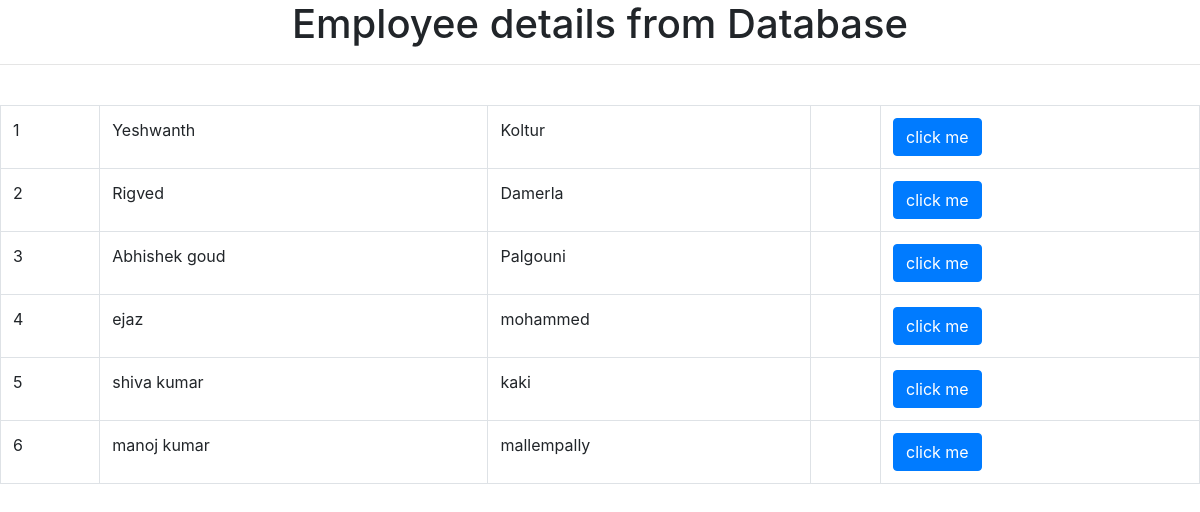
/employee/, run on the app's committed database.
### employee/models.py (models this page shows)
class Employee(models.Model):
    GENDER_CHOICES = [
        ("M", "Male"),
        ("F", "Female"),
    ]
    first_name = models.CharField(max_length=30)
    last_name = models.CharField(max_length=30, blank=True)
    email_id = models.EmailField(max_length=254, unique=True)
    phone_number = models.CharField(max_length=100, blank=True)
    employee_gender = models.CharField(choices=GENDER_CHOICES, max_length=1)
    address = models.TextField(max_length=1000)
    department = models.ManyToManyField('Departments')
    date_of_birth = models.DateField()
    age = models.CharField(max_length=30)

### employee/views.py (the view)
# urls.py: path('',views.home,name = "home" ),
def home(request):
    employees = Employee.objects.all()
    return render(request, 'home.html', {'employees': employees})

### employee/templates/home.html (shortened to what this page needs)
{% extends 'base.html' %}
{% block content %}
<body>
    <h1 class="text-center">Employee details from Database</h1>
    <hr>
    <br>
    <table class="table table-bordered">
        {% for employee in employees %}
        <tr>
            <td>{{ employee.id }}</td>
            <td>{{ employee.first_name }}</td>
            <td>{{ employee.last_name }}</td>
            <td>{{ employee.employee_address }}</td>
            <td><a class="btn btn-primary" role="button" href="{% url 'employee' employee.id %}">click me</a></td>
        </tr>
        {% endfor %}
    </table>
</body>
{% endblock %}

### employee/templates/base.html (shortened to what this page needs)
<!doctype html>
<html lang="en">
<head>
    <link rel="stylesheet" href="https://cdn.jsdelivr.net/npm/bootstrap@4.6.1/dist/css/bootstrap.min.css"
>
</head>
<body>
    {% block content %}
    {% endblock %}
</body>
</html>

### data on the page
Employee: id "1", first_name "Yeshwanth", last_name "Koltur"
Employee: id "2", first_name "Rigved", last_name "Damerla"
Employee: id "3", first_name "Abhishek goud", last_name "Palgouni"
Employee: id "4", first_name "ejaz", last_name "mohammed"
Employee: id "5", first_name "shiva kumar", last_name "kaki"
Employee: id "6", first_name "manoj kumar", last_name "mallempally"
